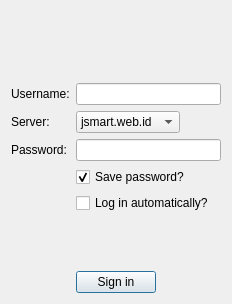
<?xml version="1.0" encoding="UTF-8"?>
<ui version="4.0">
 <class>LoginForm</class>
 <widget class="QWidget" name="LoginForm">
  <property name="geometry">
   <rect>
    <x>0</x>
    <y>0</y>
    <width>232</width>
    <height>304</height>
   </rect>
  </property>
  <property name="sizePolicy">
   <sizepolicy hsizetype="Preferred" vsizetype="Preferred">
    <horstretch>0</horstretch>
    <verstretch>0</verstretch>
   </sizepolicy>
  </property>
  <property name="windowTitle">
   <string>LoginForm</string>
  </property>
  <layout class="QVBoxLayout" name="verticalLayout">
   <item>
    <widget class="QLabel" name="Logo_label">
     <property name="text">
      <string notr="true"/>
     </property>
     <property name="pixmap">
      <pixmap resource="../res/app.qrc">:/login_form/small_logo.png</pixmap>
     </property>
     <property name="alignment">
      <set>Qt::AlignCenter</set>
     </property>
    </widget>
   </item>
   <item>
    <spacer name="verticalSpacer">
     <property name="orientation">
      <enum>Qt::Vertical</enum>
     </property>
     <property name="sizeHint" stdset="0">
      <size>
       <width>20</width>
       <height>40</height>
      </size>
     </property>
    </spacer>
   </item>
   <item>
    <layout class="QFormLayout" name="formLayout">
     <property name="fieldGrowthPolicy">
      <enum>QFormLayout::ExpandingFieldsGrow</enum>
     </property>
     <item row="0" column="0">
      <widget class="QLabel" name="UserName_label">
       <property name="text">
        <string>Username:</string>
       </property>
       <property name="buddy">
        <cstring>UserName_lineEdit</cstring>
       </property>
      </widget>
     </item>
     <item row="0" column="1">
      <widget class="QLineEdit" name="UserName_lineEdit"/>
     </item>
     <item row="1" column="0">
      <widget class="QLabel" name="Server_label">
       <property name="text">
        <string>Server:</string>
       </property>
       <property name="buddy">
        <cstring>Server_comboBox</cstring>
       </property>
      </widget>
     </item>
     <item row="1" column="1">
      <widget class="QComboBox" name="Server_comboBox">
       <property name="contextMenuPolicy">
        <enum>Qt::NoContextMenu</enum>
       </property>
       <item>
        <property name="text">
         <string notr="true">jsmart.web.id</string>
        </property>
       </item>
       <item>
        <property name="text">
         <string notr="true">jabberid.org</string>
        </property>
       </item>
       <item>
        <property name="text">
         <string notr="true">jabber.web.id</string>
        </property>
       </item>
      </widget>
     </item>
     <item row="2" column="0">
      <widget class="QLabel" name="Password_label">
       <property name="text">
        <string>Password:</string>
       </property>
       <property name="buddy">
        <cstring>Password_lineEdit</cstring>
       </property>
      </widget>
     </item>
     <item row="2" column="1">
      <widget class="QLineEdit" name="Password_lineEdit">
       <property name="text">
        <string notr="true"/>
       </property>
       <property name="echoMode">
        <enum>QLineEdit::Password</enum>
       </property>
      </widget>
     </item>
     <item row="3" column="1">
      <widget class="QCheckBox" name="SavePassword_checkBox">
       <property name="text">
        <string>Save password?</string>
       </property>
       <property name="checked">
        <bool>true</bool>
       </property>
      </widget>
     </item>
     <item row="4" column="1">
      <widget class="QCheckBox" name="LogInAutomatically_checkBox">
       <property name="text">
        <string>Log in automatically?</string>
       </property>
      </widget>
     </item>
    </layout>
   </item>
   <item>
    <spacer name="verticalSpacer_2">
     <property name="orientation">
      <enum>Qt::Vertical</enum>
     </property>
     <property name="sizeHint" stdset="0">
      <size>
       <width>20</width>
       <height>40</height>
      </size>
     </property>
    </spacer>
   </item>
   <item>
    <layout class="QHBoxLayout" name="horizontalLayout">
     <item>
      <spacer name="horizontalSpacer">
       <property name="orientation">
        <enum>Qt::Horizontal</enum>
       </property>
       <property name="sizeHint" stdset="0">
        <size>
         <width>40</width>
         <height>20</height>
        </size>
       </property>
      </spacer>
     </item>
     <item>
      <widget class="QPushButton" name="SignIn_pushButton">
       <property name="text">
        <string>Sign in</string>
       </property>
       <property name="autoDefault">
        <bool>true</bool>
       </property>
       <property name="default">
        <bool>true</bool>
       </property>
       <property name="flat">
        <bool>false</bool>
       </property>
      </widget>
     </item>
     <item>
      <spacer name="horizontalSpacer_2">
       <property name="orientation">
        <enum>Qt::Horizontal</enum>
       </property>
       <property name="sizeHint" stdset="0">
        <size>
         <width>40</width>
         <height>20</height>
        </size>
       </property>
      </spacer>
     </item>
    </layout>
   </item>
  </layout>
 </widget>
 <tabstops>
  <tabstop>UserName_lineEdit</tabstop>
  <tabstop>Server_comboBox</tabstop>
  <tabstop>Password_lineEdit</tabstop>
  <tabstop>SavePassword_checkBox</tabstop>
  <tabstop>LogInAutomatically_checkBox</tabstop>
  <tabstop>SignIn_pushButton</tabstop>
 </tabstops>
 <resources>
  <include location="../res/app.qrc"/>
 </resources>
 <connections>
  <connection>
   <sender>SavePassword_checkBox</sender>
   <signal>clicked(bool)</signal>
   <receiver>LogInAutomatically_checkBox</receiver>
   <slot>setEnabled(bool)</slot>
   <hints>
    <hint type="sourcelabel">
     <x>109</x>
     <y>232</y>
    </hint>
    <hint type="destinationlabel">
     <x>128</x>
     <y>253</y>
    </hint>
   </hints>
  </connection>
 </connections>
</ui>
